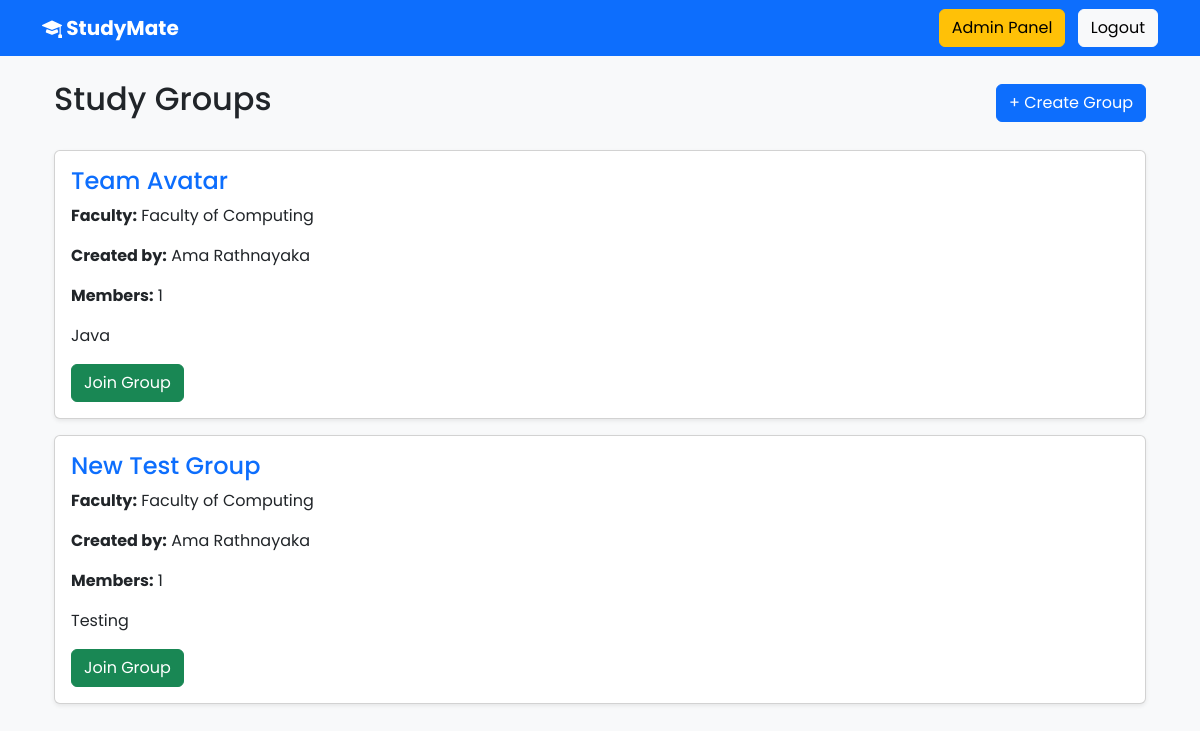
The page /studygroups.php (signed in) on the database its author committed.
### tables this page shows
CREATE TABLE `study_groups` (
  `id` int(11) NOT NULL,
  `group_name` varchar(255) NOT NULL,
  `description` text DEFAULT NULL,
  `faculty` varchar(100) NOT NULL,
  `created_by` int(11) NOT NULL,
  `created_at` timestamp NOT NULL DEFAULT current_timestamp()
);

CREATE TABLE `users` (
  `id` int(11) NOT NULL,
  `full_name` varchar(100) NOT NULL,
  `university_email` varchar(100) NOT NULL,
  `student_id` varchar(50) NOT NULL,
  `faculty` varchar(100) NOT NULL,
  `password` varchar(255) NOT NULL,
  `created_at` timestamp NOT NULL DEFAULT current_timestamp(),
  `role` varchar(20) NOT NULL DEFAULT 'student'
);

### studygroups.php (the view, shortened to what this page needs)
<?php
include 'includes/db.php';
include 'includes/header.php';
$user_id = $_SESSION['user_id'];
$role = $_SESSION['role'];
?>
<div class="container mt-4">
    <div class="d-flex justify-content-between align-items-center mb-4">
        <h2>Study Groups</h2>
        <a href="create_group.php" class="btn btn-primary">
            + Create Group
        </a>
    </div>
    <?php
    if ($role == 'admin') {
        $sql = "SELECT study_groups.*, users.full_name
                FROM study_groups
                JOIN users ON study_groups.created_by = users.id
                ORDER BY created_at DESC";
        $result = $conn->query($sql);
    }
    if ($result->num_rows > 0) {
        while ($group = $result->fetch_assoc()) {
            $count = $conn->prepare("
                SELECT COUNT(*) AS total
                FROM group_members
                WHERE group_id = ?
            ");
            $count->bind_param("i", $group['id']);
            $count->execute();
            $memberData = $count->get_result()->fetch_assoc();
            $totalMembers = $memberData['total'];
            $check = $conn->prepare("
                SELECT id
                FROM group_members
                WHERE group_id = ?
                AND user_id = ?
            ");
            $check->bind_param(
                "ii",
                $group['id'],
                $user_id
            );
            $check->execute();
            $isJoined = $check->get_result();
    ?>
        <div class="card mb-3 shadow-sm">
            <div class="card-body">
                <h4>
                    <a
                        href="group_details.php?id=<?php echo $group['id']; ?>"
                        class="text-decoration-none">
                        <?php echo htmlspecialchars($group['group_name']); ?>
                    </a>
                </h4>
                <p>
                    <strong>Faculty:</strong>
                    <?php echo htmlspecialchars($group['faculty']); ?>
                </p>
                <p>
                    <strong>Created by:</strong>
                    <?php echo htmlspecialchars($group['full_name']); ?>
                </p>
                <p>
                    <strong>Members:</strong>
                    <?php echo $totalMembers; ?>
                </p>
                <p>
                    <?php echo htmlspecialchars($group['description']); ?>
                </p>
                <?php if ($isJoined->num_rows > 0) { ?>
                    <a
                        href="leave_group.php?id=<?php echo $group['id']; ?>"
                        class="btn btn-danger">
                        Leave Group
                    </a>
                <?php } else { ?>
                    <a
                        href="join_group.php?id=<?php echo $group['id']; ?>"
                        class="btn btn-success">
                        Join Group
                    </a>
                <?php } ?>
            </div>
        </div>
    <?php
        }
    } else {
    ?>
        <div class="alert alert-info">
            No study groups available for your faculty yet.
        </div>
    <?php
    }
    ?>
</div>
<?php include 'includes/footer.php'; ?>

### assets/css/dashboard.css (style rules this page uses)
body { background:#f5f7fb; font-family:'Poppins',sans-serif; }

### rows shown on the page
study_groups: group_name "Team Avatar", faculty "Faculty of Computing", created_by.full_name "Ama Rathnayaka", totalMembers "1", description "Java"
study_groups: group_name "New Test Group", faculty "Faculty of Computing", created_by.full_name "Ama Rathnayaka", totalMembers "1", description "Testing"
